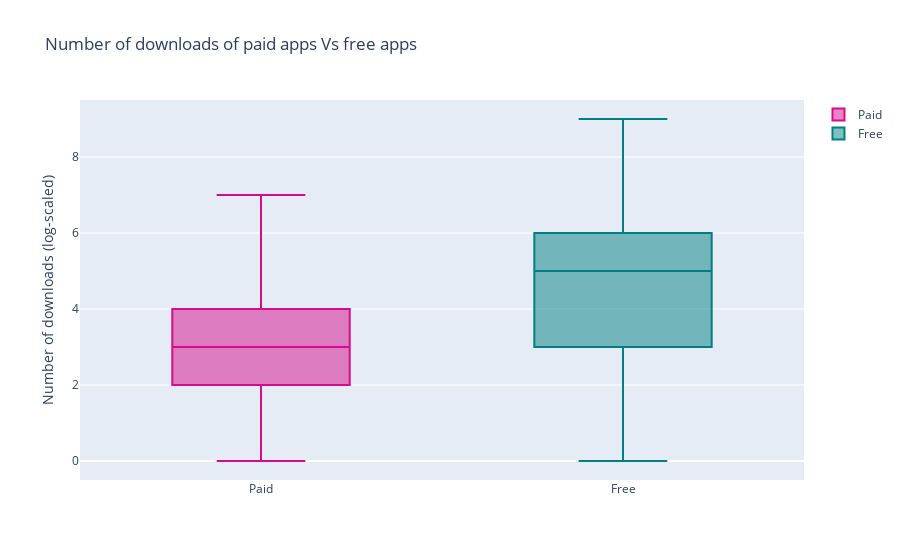

Here is the notebook cell this chart was saved with:
### Markdown cell above
## Paid Apps downloads

### Code cell
#Number of installs for free vs paid apps
trace0 = go.Box(
    y=np.log10(df['Installs'][df.Type=='Paid']),
    name = 'Paid',
    marker = dict(
        color = 'rgb(214, 12, 140)',
    )

)
trace1 = go.Box(
    y=np.log10(df['Installs'][df.Type=='Free']),
    name = 'Free',
    marker = dict(
        color = 'rgb(0, 128, 128)',
    )
)
layout = go.Layout(
    title = "Number of downloads of paid apps Vs free apps",
    yaxis= {'title': 'Number of downloads (log-scaled)'}
)
data = [trace0, trace1]
plotly.offline.iplot({'data': data, 'layout': layout})

### Figure 1 — Plotly figure (JSON) as saved in the notebook; plotly's stock layout.template omitted (floating-point values rounded to 4 significant figures; data arrays with more than 128 entries replaced by an {"elided": "..."} marker saying what was removed)
{"data": [{"marker": {"color": "rgb(214, 12, 140)"}, "name": "Paid", "type": "box", "y": {"elided": "756 float values"}}, {"marker": {"color": "rgb(0, 128, 128)"}, "name": "Free", "type": "box", "y": {"elided": "8902 float values"}}], "layout": {"title": {"text": "Number of downloads of paid apps Vs free apps"}, "yaxis": {"title": {"text": "Number of downloads (log-scaled)"}}}}
